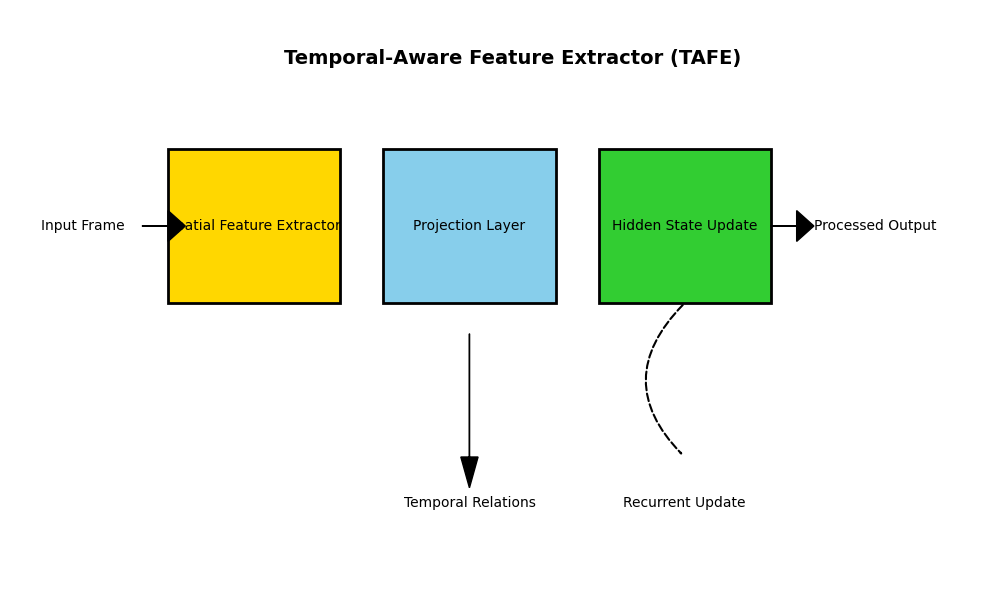

Write Python code to recreate this figure.
# # from transformers import AutoModel, AutoConfig

# # # 加载配置文件
# # config = AutoConfig.from_pretrained("/home/v-dingxin/blob/video_llm_save/checkpoint-500/config.json")

# # # 加载分片的权重
# # model = AutoModel.from_pretrained(
# #     "/home/v-dingxin/blob/video_llm_save/checkpoint-500",
# #     config=config,
# #     trust_remote_code=True  # 如果使用自定义模型需要
# # )
# # import pdb
# # pdb.set_trace()
# # print(666)
# # # 注意："path/to/directory/containing/model-*.safetensors" 是包含分片文件和 .index.json 文件的路径。


# import torch
# def logit(p: torch.Tensor) -> torch.Tensor:
#     return torch.log(p / (1 - p))
    
# def test_focal_loss_equals_ce_loss() -> None:
#     inputs = logit(
#             torch.tensor(
#                 [[0.05, 0.9], [0.52, 0.45], [0.89, 0.8], [0.39, 0.5]],
#                 dtype=torch.float32,
#             )
#         )
#     print(inputs)


# test_focal_loss_equals_ce_loss()



import matplotlib.pyplot as plt
import matplotlib.patches as patches

# Initialize the figure and axis
fig, ax = plt.subplots(figsize=(10, 6))

# Add general-purpose spatial feature extraction block
ax.add_patch(patches.Rectangle((0.5, 4.5), 2, 1, edgecolor='black', facecolor='#FFD700', lw=2))
ax.text(1.5, 5, 'Spatial Feature Extractor', ha='center', va='center', fontsize=10, color='black')

# Add temporal redundancy reduction block
ax.add_patch(patches.Rectangle((3, 4.5), 2, 1, edgecolor='black', facecolor='#87CEEB', lw=2))
ax.text(4, 5, 'Projection Layer', ha='center', va='center', fontsize=10, color='black')

# Add state update block
ax.add_patch(patches.Rectangle((5.5, 4.5), 2, 1, edgecolor='black', facecolor='#32CD32', lw=2))
ax.text(6.5, 5, 'Hidden State Update', ha='center', va='center', fontsize=10, color='black')

# Add input and output arrows
ax.arrow(0.2, 5, 0.3, 0, head_width=0.2, head_length=0.2, fc='black', ec='black')
ax.text(0, 5, 'Input Frame', ha='right', va='center', fontsize=10)
ax.arrow(7.5, 5, 0.3, 0, head_width=0.2, head_length=0.2, fc='black', ec='black')
ax.text(8, 5, 'Processed Output', ha='left', va='center', fontsize=10)

# Add temporal dependency arrow
ax.arrow(4, 4.3, 0, -0.8, head_width=0.2, head_length=0.2, fc='black', ec='black')
ax.text(4, 3.2, 'Temporal Relations', ha='center', va='center', fontsize=10, color='black')

# Add a dashed line indicating the loop for recurrent updates
ax.add_patch(patches.FancyArrowPatch((6.5, 4.5), (6.5, 3.5),
                                     connectionstyle="arc3,rad=0.5",
                                     arrowstyle="->", color='black', lw=1.5, linestyle='dashed'))
ax.text(6.5, 3.2, 'Recurrent Update', ha='center', va='center', fontsize=10, color='black')

# Set axis limits and remove axes
ax.set_xlim(0, 9)
ax.set_ylim(3, 6)
ax.axis('off')

# Display the diagram
plt.title('Temporal-Aware Feature Extractor (TAFE)', fontsize=14, fontweight='bold')
plt.savefig("./test.png")
